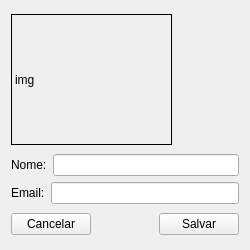
<?xml version="1.0" encoding="UTF-8"?>
<ui version="4.0">
 <class>Form</class>
 <widget class="QWidget" name="Form">
  <property name="windowModality">
   <enum>Qt::ApplicationModal</enum>
  </property>
  <property name="geometry">
   <rect>
    <x>0</x>
    <y>0</y>
    <width>250</width>
    <height>250</height>
   </rect>
  </property>
  <property name="sizePolicy">
   <sizepolicy hsizetype="Preferred" vsizetype="Preferred">
    <horstretch>0</horstretch>
    <verstretch>0</verstretch>
   </sizepolicy>
  </property>
  <property name="minimumSize">
   <size>
    <width>250</width>
    <height>250</height>
   </size>
  </property>
  <property name="maximumSize">
   <size>
    <width>250</width>
    <height>250</height>
   </size>
  </property>
  <property name="windowTitle">
   <string>Form</string>
  </property>
  <layout class="QVBoxLayout" name="verticalLayout_2">
   <item>
    <widget class="QLabel" name="img">
     <property name="minimumSize">
      <size>
       <width>161</width>
       <height>131</height>
      </size>
     </property>
     <property name="maximumSize">
      <size>
       <width>161</width>
       <height>131</height>
      </size>
     </property>
     <property name="frameShape">
      <enum>QFrame::Box</enum>
     </property>
     <property name="text">
      <string>img</string>
     </property>
    </widget>
   </item>
   <item>
    <layout class="QVBoxLayout" name="verticalLayout">
     <item>
      <layout class="QHBoxLayout" name="horizontalLayout">
       <item>
        <widget class="QLabel" name="label">
         <property name="text">
          <string>Nome:</string>
         </property>
        </widget>
       </item>
       <item>
        <widget class="QLineEdit" name="nome"/>
       </item>
      </layout>
     </item>
     <item>
      <layout class="QHBoxLayout" name="horizontalLayout_2">
       <item>
        <widget class="QLabel" name="label_2">
         <property name="text">
          <string>Email:</string>
         </property>
        </widget>
       </item>
       <item>
        <widget class="QLineEdit" name="email"/>
       </item>
      </layout>
     </item>
    </layout>
   </item>
   <item>
    <layout class="QHBoxLayout" name="horizontalLayout_3">
     <item>
      <widget class="QPushButton" name="cancelar">
       <property name="text">
        <string>Cancelar</string>
       </property>
      </widget>
     </item>
     <item>
      <spacer name="horizontalSpacer">
       <property name="orientation">
        <enum>Qt::Horizontal</enum>
       </property>
       <property name="sizeHint" stdset="0">
        <size>
         <width>40</width>
         <height>20</height>
        </size>
       </property>
      </spacer>
     </item>
     <item>
      <widget class="QPushButton" name="salvar">
       <property name="text">
        <string>Salvar</string>
       </property>
      </widget>
     </item>
    </layout>
   </item>
  </layout>
 </widget>
 <resources/>
 <connections/>
</ui>
